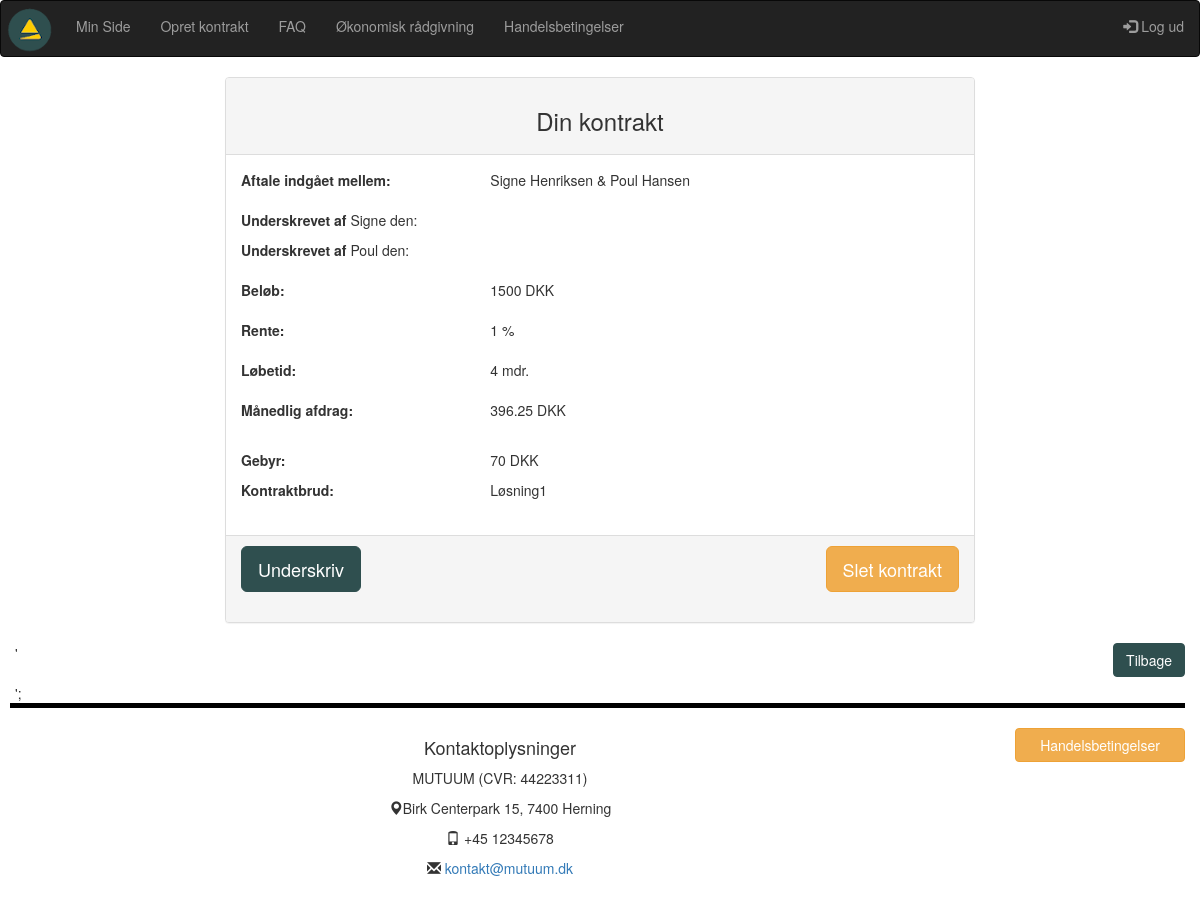
The page /viskontrakt.php?kontrakt_id2=14 (signed in) on the database its author committed.
### tables this page shows
CREATE TABLE `kontrakt` (
  `kontrakt_id` int(10) NOT NULL,
  `oprettetaf` int(10) NOT NULL,
  `laangiver_user_id` int(10) NOT NULL,
  `laantager_user_id` int(10) NOT NULL,
  `kontraktbrud_id` tinyint(4) NOT NULL,
  `rente_id` tinyint(4) NOT NULL,
  `beloeb_id` tinyint(4) NOT NULL,
  `bindingsperiode_id` tinyint(4) NOT NULL,
  `maanedlig_afdrag` float(15,10) NOT NULL,
  `laangiver_underskrift_id` varchar(40) DEFAULT NULL,
  `reg_underskrift_1` timestamp NULL DEFAULT NULL,
  `laantager_underskrift_id` varchar(40) DEFAULT NULL,
  `reg_underskrift_2` timestamp NULL DEFAULT NULL,
  `gebyr_id` tinyint(4) NOT NULL,
  `reg` datetime NOT NULL DEFAULT current_timestamp(),
  `value` int(11) DEFAULT 1
);

CREATE TABLE `users` (
  `user_id` int(10) NOT NULL,
  `fornavn` varchar(40) NOT NULL,
  `efternavn` varchar(40) NOT NULL,
  `mobil` int(12) NOT NULL,
  `mail` varchar(80) NOT NULL,
  `password` varchar(200) NOT NULL
);

CREATE TABLE `beloeb` (
  `beloeb_id` tinyint(4) NOT NULL,
  `beloeb` int(10) NOT NULL,
  `enhed_key` varchar(11) NOT NULL DEFAULT '1'
);

CREATE TABLE `rente` (
  `rente_id` tinyint(4) NOT NULL,
  `rente` float NOT NULL,
  `enhed_key` varchar(11) NOT NULL DEFAULT '2'
);

CREATE TABLE `bindingsperiode` (
  `bindingsperiode_id` tinyint(4) NOT NULL,
  `loebetid` int(4) NOT NULL,
  `enhed_key` varchar(11) NOT NULL
);

CREATE TABLE `enhedstabel` (
  `enhed_key` tinyint(4) NOT NULL,
  `enhed` varchar(11) NOT NULL
);

CREATE TABLE `stiftelsesgebyr` (
  `gebyr_id` tinyint(4) NOT NULL,
  `gebyr` int(10) NOT NULL
);

CREATE TABLE `kontraktbrud` (
  `kontraktbrud_id` tinyint(4) NOT NULL,
  `brud` varchar(80) NOT NULL
);

### VisKontrakt.php (the view, shortened to what this page needs)
<?php
require_once("includes/header.php");
$user_id = $_SESSION['user_id'];
$kontrakt_id2 = $_GET['kontrakt_id2'];
$query = "SELECT * FROM kontrakt WHERE kontrakt_id = '$kontrakt_id2'";
$result = mysqli_query($con, $query);
if (!$result) die(mysqli_error($con));
else {
	$rows =mysqli_num_rows($result);
	if ($rows > 0) {
		while($row = mysqli_fetch_assoc($result)) {
			$oprettetaf = $row['oprettetaf'];
			$laangiver_user_id = $row['laangiver_user_id'];
			$laantager_user_id = $row['laantager_user_id'];
			$laangiver_underskrift_id = $row['laangiver_underskrift_id'];
			$laantager_underskrift_id = $row['laantager_underskrift_id'];
			$kontraktbrud_id = $row['kontraktbrud_id'];
			$rente_id = $row['rente_id'];
			$beloeb_id = $row['beloeb_id'];
			$bindingsperiode_id = $row['bindingsperiode_id'];
			$maanedlig_ad = $row['maanedlig_afdrag'];
            $maanedlig_afdrag = number_format(round($maanedlig_ad, 2), 2);
			$gebyr_id = $row['gebyr_id'];
			$value_kont = $row['value'];
            $query1 = "SELECT fornavn, efternavn FROM users WHERE user_id = '$laangiver_user_id'";
                    $result1 = mysqli_query($con, $query1);
                    $row1 = mysqli_fetch_assoc($result1);
                    $laangiver_fornavn = $row1['fornavn'];
                    $laangiver_efternavn = $row1['efternavn'];
            $query5 = "SELECT fornavn, efternavn FROM users WHERE user_id = '$laantager_user_id'";
                    $result5 = mysqli_query($con, $query5);
                    $row5 = mysqli_fetch_assoc($result5);
                    $laantager_fornavn = $row5['fornavn'];
                    $laantager_efternavn = $row5['efternavn'];
$querylog = "SELECT user_id, mail, fornavn, efternavn, mobil FROM users WHERE user_id = '$user_id'";
$resultlog = mysqli_query($con, $querylog);
$rowslog = mysqli_num_rows($resultlog);
if($rowslog > 0) {
while($rowlog = mysqli_fetch_assoc($resultlog)) {
$user_idlog = $rowlog['user_id'];
}
}
if ($user_idlog == $oprettetaf) {
$owner = 'Yes';
}
else if($user_idlog != $oprettetaf) {
$owner = 'No';
}
$querybeloeb = "SELECT * FROM beloeb WHERE beloeb_id = '$beloeb_id'";
$resultb = mysqli_query($con, $querybeloeb);
if (!$resultb) die(mysqli_error($con));
else {
$rowsb = mysqli_num_rows($resultb);
if ($rowsb > 0) {
while($rowb = mysqli_fetch_assoc($resultb)) {
$beloebValue = $rowb['beloeb'];
}
}
$queryk = "SELECT * FROM kontraktbrud WHERE kontraktbrud_id = '$kontraktbrud_id'";
$resultk = mysqli_query($con, $queryk);
if (!$resultk) die(mysqli_error($con));
else {
$rowsk = mysqli_num_rows($resultk);
if ($rowsk > 0) {
while($rowk = mysqli_fetch_assoc($resultk)) {
$brud = $rowk['brud'];
}
}
$queryr = "SELECT * FROM rente WHERE rente_id = '$rente_id'";
$resultr = mysqli_query($con, $queryr);
if (!$resultr) die(mysqli_query($con, $queryr));
else {
$rows = mysqli_num_rows($resultr);
if ($rows > 0) {
while($rowr = mysqli_fetch_assoc($resultr)) {
$rente = $rowr['rente'];
}
}
}
$querybind = "SELECT * FROM bindingsperiode WHERE bindingsperiode_id = '$bindingsperiode_id'";
$resultbin = mysqli_query($con, $querybind);
if (!$resultbin) die(mysqli_error($con));
else {
$rowsbin = mysqli_num_rows($resultbin);
if ($rowsbin > 0) {
while($rowbin = mysqli_fetch_assoc($resultbin)) {
$loebetid = $rowbin['loebetid'];
$keytid = $rowbin['enhed_key'];
$unitr = "SELECT * FROM enhedstabel WHERE enhed_key = '$keytid'";
$resun = mysqli_query($con, $unitr);
if (!$resun) die(mysqli_error($con, $unitr));
else {
$key = mysqli_fetch_assoc($resun);
$enhedtid = $key['enhed'];
}
}
}
}
$querygeb = "SELECT * FROM stiftelsesgebyr WHERE gebyr_id = '$gebyr_id'";
$resultgeb = mysqli_query($con, $querygeb);
if (!$resultgeb) die(mysqli_error($con));
else {
$rowgeb = mysqli_fetch_assoc($resultgeb);
$gebyr = $rowgeb['gebyr'];
}
}
?>
<br>
<div class="container-fluid">
    <div class="panel panel-default lasseMargin">
        <div class="panel-heading text-center">
            <h3>Din kontrakt</h3>
        </div>
        <div class="panel-body">
            <div class="row">
                <div class="col-4 col-xs-4 col-sm-4 col-lg-4 col-xl-4">
                    <p><strong>Aftale indgået mellem:</strong></p>
                </div>
                <div class="col-8 col-xs-8 col-sm-8 col-lg-8 col-xl-8">
                    <div><?php echo $laangiver_fornavn; ?> <?php echo $laangiver_efternavn; ?> &amp; <?php echo $laantager_fornavn; ?> <?php echo $laantager_efternavn; ?></div>
                    <br>
                </div>
            </div>
            <div class="row">
                <div class="col-4 col-xs-4 col-sm-4 col-lg-4 col-xl-4">
                    <p><strong>Underskrevet af</strong> <?php echo $laangiver_fornavn; ?> den: </p>
                </div>
                <div class="col-8 col-xs-8 col-sm-8 col-lg-8 col-xl-8">
                    <br>
                </div>
            </div>
            <div class="row">
                <div class="col-4 col-xs-4 col-sm-4 col-lg-4 col-xl-4">
                    <p><strong>Underskrevet af</strong> <?php echo $laantager_fornavn; ?> den: </p>
                </div>
                <div class="col-8 col-xs-8 col-sm-8 col-lg-8 col-xl-8">
                    <br><br>
                </div>
            </div>
                <div class="row">
                    <div class="col-4 col-xs-4 col-sm-4 col-lg-4 col-xl-4">
                        <p><strong>Beløb:</strong></p>
                    </div>
                    <div class="col-8 col-xs-8 col-sm-8 col-lg-8 col-xl-8">
                        <div><?php echo $beloebValue;?> DKK</div>
                        <br>
                    </div>
                    </div>
                    <div class="row">
                    <div class="col-4 col-xs-4 col-sm-4 col-lg-4 col-xl-4">
                        <p><strong>Rente:</strong></p>
                    </div>
                    <div class="col-8 col-xs-8 col-sm-8 col-lg-8 col-xl-8">
                        <div><?php echo $rente;?> %</div>
                        <br>
                    </div>
                </div>
                <div class="row">
                    <div class="col-4 col-xs-4 col-sm-4 col-lg-4 col-xl-4">
                        <p><strong>Løbetid:</strong></p>
                    </div>
                    <div class="col-8 col-xs-8 col-sm-8 col-lg-8 col-xl-8">
                        <div><?php echo $loebetid;?> <?php echo $enhedtid; ?></div>
                        <br>
                    </div>
                </div>
                    <div class="row">
                    <div class="col-4 col-xs-4 col-sm-4 col-lg-4 col-xl-4">
                        <p><strong>Månedlig afdrag:</strong></p>
                    </div>
                    <div class="col-8 col-xs-8 col-sm-8 col-lg-8 col-xl-8">
                        <div><?php echo $maanedlig_afdrag;?> DKK</div>
                    </div>
                </div>
                <br>
                <div class="row">
                <div class="col-4 col-xs-4 col-sm-4 col-lg-4 col-xl-4">
                <p><strong>Gebyr:</strong></p>
                </div>
                <div class="col-8 col-xs-8 col-sm-8 col-lg-8 col-xl-8">
                <p><?php echo $gebyr; ?> DKK</p>
                </div>
                </div>
                <div class="row">
                    <div class="col-4 col-xs-4 col-sm-4 col-lg-4 col-xl-4">
                        <p><strong>Kontraktbrud:</strong></p>
                    </div>
                    <div class="col-8 col-xs-8 col-sm-8 col-lg-8 col-xl-8">
                        <div><?php echo $brud;?></div>
                        <br>
                    </div>
                </div>
            </div>
        <div class="panel-footer">
         <?php
            if($value_kont == '2' && $owner == 'No') {
                echo    '<a href="nemid.php?kontrakt_id2=' .                 $kontrakt_id2 .'">
                        <button class="btn btn-warning btn-lg">Underskriv</button></a>
                        <br><br>';
            }
            else if (($value_kont == '1' && $owner == 'Yes' && $laantager_underskrift_id == '1') || ($value_kont == '1' && $owner == 'Yes' && $laangiver_underskrift_id == '1')) {
                echo    '<a href="nemid.php?kontrakt_id2=' . $kontrakt_id2 .'">
                        <button class="btn btn-warning mutuumknap btn-lg">Underskriv</button></a>
                        <a href="sletkontrakt.php?kontrakt_id2=' . $kontrakt_id2 .'">
                        <button class="btn btn-warning btn-lg pull-right">Slet kontrakt</button></a>
                        <br><br>';
            }
            ?>
        </div>
    </div>
    '<a href="minside.php">
    <button class="btn btn-warning mutuumknap pull-right"> Tilbage</button></a>
    <br><br>';
</div>
<?php
}
                }
            }
        }
require_once("includes/footer.php");

### styles/overallstyles.css (style rules this page uses)
.mutuumknap { background-color: rgb(47, 79, 79); border-color: rgb(47, 79, 79); }
.lasseMargin { margin-left:15em; margin-right:15em; }

### rows shown on the page
kontrakt: users.fornavn "Signe", users.efternavn "Henriksen", users.fornavn "Poul", users.efternavn "Hansen", beloeb.beloeb "1500", rente.rente "1", bindingsperiode.loebetid "4", enhedstabel.enhed "mdr.", maanedlig_afdrag "396.25", gebyr.gebyr "70", kontraktbrud.brud "Løsning1"
